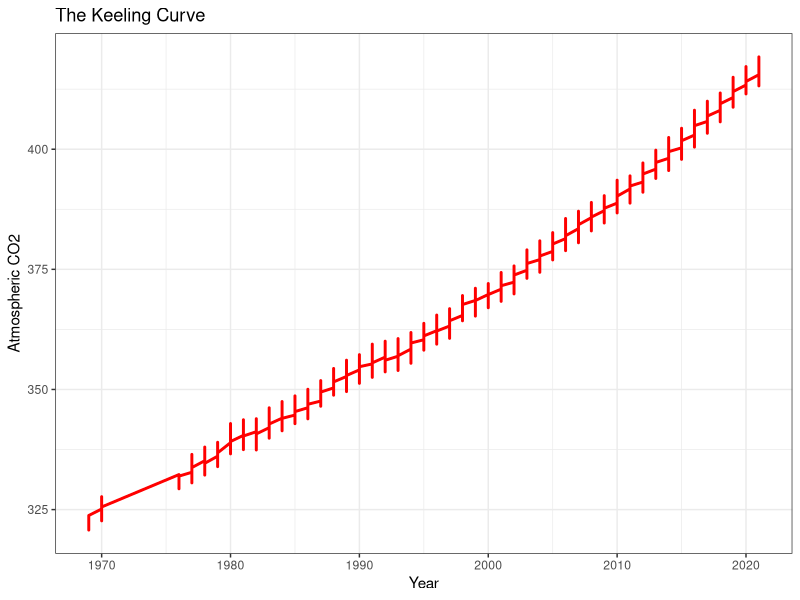

Recreate this plot in R.
library(ggplot2)

setwd("C:/Users/clali/OneDrive/Desktop/EOS_CLASS/Lab 10")
CO2<-read.table('surface-flask-data.txt', header = FALSE, sep = "", dec = ".")

dt<-ISOdatetime(CO2$v2, CO2$v3,1,0,0,0)
ggplot(CO2, mapping = aes(x = V2, y = V4))+ geom_line()+
  geom_line(size = 1, color = "red")+
  xlab('Year')+ ylab ('Atmospheric CO2')+ ggtitle ('The Keeling Curve')+
  theme_bw()